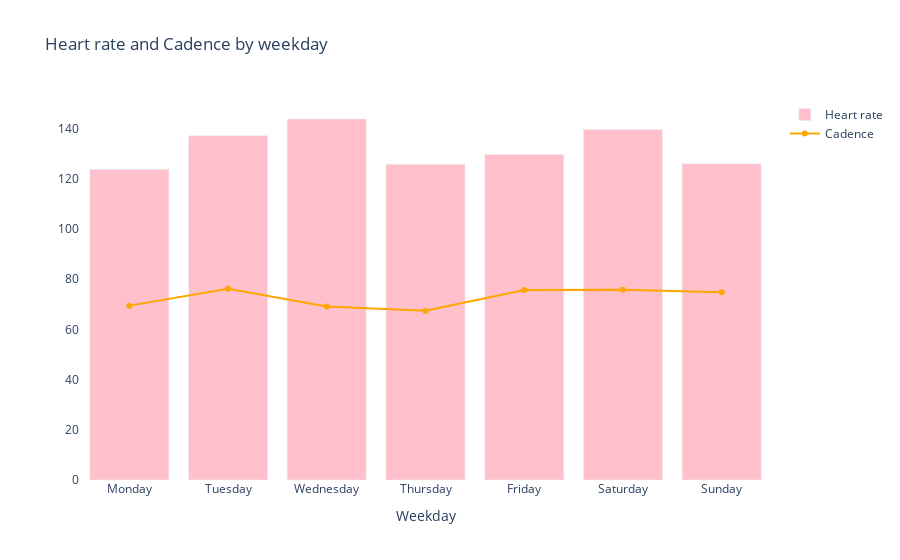

This figure's notebook cell:
### Markdown cell above
**Brief Summary**

This chart tells us that even though Mr. Brooks usually works out on Monday and Thursday, he's running in nearly the same steps in a minute.

### Code cell
fig = go.Figure()
fig.add_trace(
    go.Bar(
        x=c['day'],
        y=c['heart_rate'],
        name='Heart rate',
        marker_color='pink'
    )
)

fig.add_trace(
    go.Scatter(
        x=b['day'],
        y=b['cadence'],
        name='Cadence',
        marker_color='orange'
    )
)

fig.update_layout(
    xaxis=dict(title='Weekday'),
    title_text='Heart rate and Cadence by weekday',
    plot_bgcolor='white'
)
fig.show()

### Figure 1 — Plotly figure (JSON) as saved in the notebook; plotly's stock layout.template omitted (floating-point values rounded to 4 significant figures)
{"data": [{"marker": {"color": "pink"}, "name": "Heart rate", "type": "bar", "x": ["Monday", "Tuesday", "Wednesday", "Thursday", "Friday", "Saturday", "Sunday"], "y": [123.7, 137.1, 143.7, 125.7, 129.6, 139.5, 125.9]}, {"marker": {"color": "orange"}, "name": "Cadence", "type": "scatter", "x": ["Monday", "Tuesday", "Wednesday", "Thursday", "Friday", "Saturday", "Sunday"], "y": [69.43, 76.13, 69.11, 67.4, 75.66, 75.77, 74.77]}], "layout": {"plot_bgcolor": "white", "title": {"text": "Heart rate and Cadence by weekday"}, "xaxis": {"title": {"text": "Weekday"}}}}
